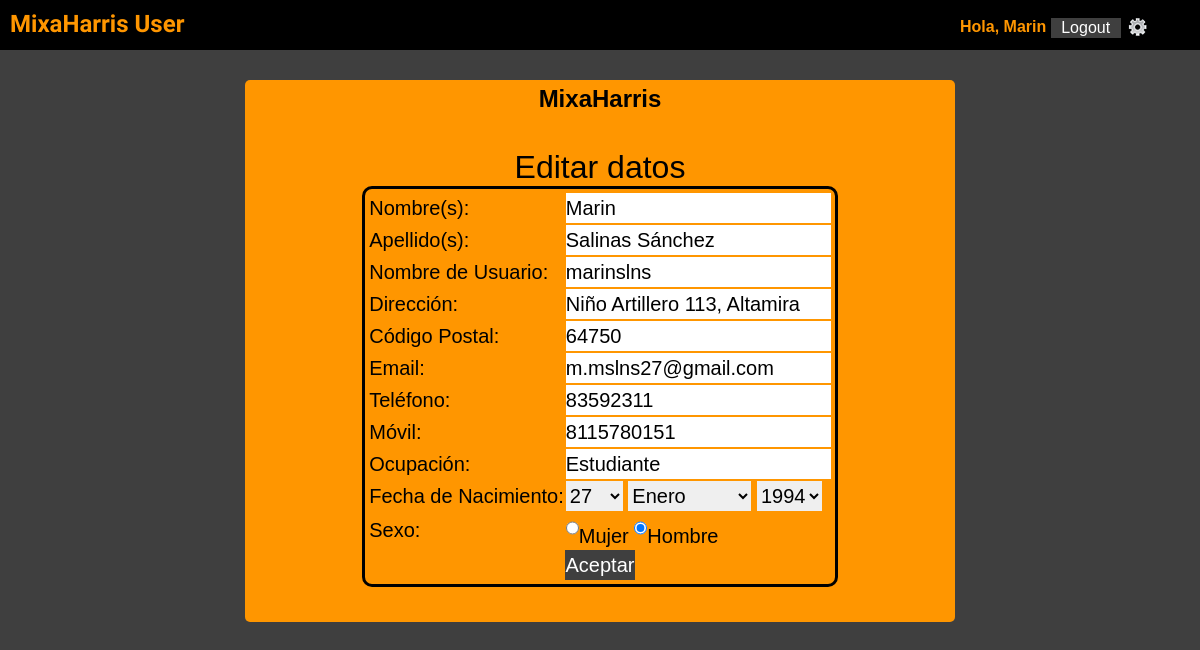
/formupdate/view/edit_clientes.php (signed in), run on an earlier commit of the app's database.
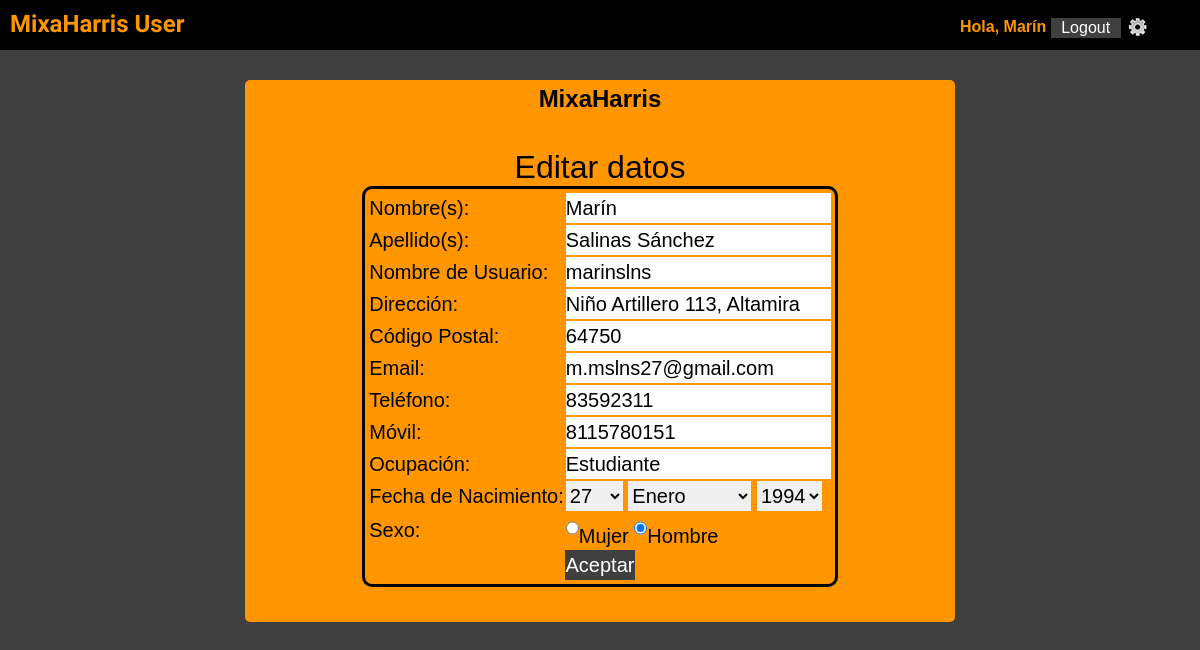
And on a later commit of the database.
### tables this page shows
CREATE TABLE IF NOT EXISTS `clientes` (
  `idclientes` int(11) NOT NULL AUTO_INCREMENT,
  `clientesNombre` varchar(45) NOT NULL,
  `clientesApellido` varchar(45) NOT NULL,
  `clientesDireccion` varchar(60) NOT NULL,
  `clientesCP` int(11) NOT NULL,
  `clientesEmail` varchar(45) NOT NULL,
  `clientesTelefono` bigint(20) NOT NULL,
  `clientesUsername` varchar(45) NOT NULL,
  `clientesPassword` varchar(45) NOT NULL,
  `clientesCelular` bigint(20) NOT NULL,
  `clientesOcupacion` varchar(45) NOT NULL,
  `clientesNacimiento` date NOT NULL,
  `clientesSexo` varchar(15) NOT NULL,
  `clientesPrivilegio` int(1) NOT NULL DEFAULT '1',
  PRIMARY KEY (`idclientes`),
  UNIQUE KEY `idclientes_UNIQUE` (`idclientes`),
  UNIQUE KEY `clientesUsername_UNIQUE` (`clientesUsername`)
);

### formupdate/lib/edit_lib.php (called while the page is built, shortened)
<?php
function selectClienteConID($idCliente)
{
	$sql= "SELECT *
	FROM  clientes WHERE idclientes = '$idCliente'";
	 	$cliente= null;
		$result= mysql_query($sql);
		while ($row=mysql_fetch_object($result)){
			$cliente= $row;
		}
		return $cliente;
}
?>

### formupdate/view/edit_clientes.php (the view, shortened to what this page needs)
<!DOCTYPE html>
<html lang='es'>
<head>
	<?php
	require_once("../lib/edit_lib.php");
	$idusr=$_SESSION['usuario']->idclientes;
	$usrModif = selectClienteConID($idusr);
	$usuario = $_SESSION['usuario'];
	?>
	<link rel='stylesheet' type='text/css' href = "../../lib/styleAdmin.css">
<body>
<div id='navegador'>
			<div id='homeLogo' onclick="location.href='../../main/store/home.php'">MixaHarris User</div>
				<div id='navAdmin'>
					Hola, <?php echo $usuario->clientesNombre;?>
					<form action='../../login/logout.php' id='blogout'>
						<input id='button' type='submit' value='Logout'>
					</form>
					<a class="Bca" href="../pagindex/userindex.php" title="Configurar datos personales">conf</a>
				 </div>
		</div>
<center><div id='menuModClientes'>
	<center><h2>MixaHarris</h2></center>
							<p class='hdm'>Editar datos</p>
	<table  id="tablaModCliente">
		<form name='editClientes' action="../action/save_clientesEdit.php" method='post' accept-charset='utf-8'>
			<tr><td>Nombre(s):</td><td>
				<input type='text' name='nombre' value=<?php echo "'".$usrModif->clientesNombre."'"; ?>/></td></tr>
			<tr><td>Apellido(s):</td><td>
				<input type='text' name='apellidos' value=<?php echo "'".$usrModif->clientesApellido."'"; ?>/></td></tr>
			<tr><td>Nombre de Usuario:</td><td>
				<input type='text' name='username' value=<?php echo "'".$usrModif->clientesUsername."'"; ?>/></td></tr>
			<tr><td>Direcci&oacute;n:</td><td>
				<input type='text' name='direccion' value=<?php echo "'".$usrModif->clientesDireccion."'";?>/></td></tr>
			<tr><td>C&oacute;digo Postal:</td><td>
				<input type='number' name='CP' value=<?php echo "'".$usrModif->clientesCP."'"; ?>/></td></tr>
			<tr><td>Email:</td><td>
				<input type='email' name='email' value=<?php echo "'".$usrModif->clientesEmail."'"; ?>/></td></tr>
			<tr><td>Tel&eacute;fono:</td><td>
				<input type='number' name='tel' value=<?php echo "'".$usrModif->clientesTelefono."'"; ?>/></td></tr>
			<tr><td>M&oacute;vil:</td><td>
				<input type='number' name='cel' value=<?php echo "'".$usrModif->clientesCelular."'"; ?>/></td></tr>
			<tr><td>Ocupaci&oacute;n:</td><td>
				<input type='text' name='ocupacion' value=<?php echo "'".$usrModif->clientesOcupacion."'";?>/></td></tr>
			<tr><td>Fecha de Nacimiento:</td>
				<td>
				<?php
				$nac =explode("-", $usrModif->clientesNacimiento);
				echo"<select name='dia'>\n";
				$meses= array("Enero","Febrero","Marzo","Abril","Mayo","Junio","Julio", "Agosto", "Septiembre", "Octubre", "Noviembre", "Diciembre");
				for ($i=1; $i <= 31; $i++) {
				if($i == $nac[2])
					echo"<option value='".$i."' selected>".$i."</option>\n";
				else
					echo"<option value='".$i."'>".$i."</option>\n";
				}
				echo"</select>\n";
				echo"<select name='mes'>\n";
				$i=1;
				foreach ($meses as $key => $mes) {
					if($i == $nac[1])
					{echo"<option value='".$i."' selected>".$mes."</option>\n"; $i++;}
					else{echo"<option value='".$i."'>".$mes."</option>\n"; $i++;}
				}
				echo"</select>\n";
				echo"<select name='anio'>\n";
				for ($i=date("Y"); $i>=1900; $i--) {
					if($i == $nac[0]){
						echo"<option value='".$i."' selected>".$i."</option>\n";}
					else{
						echo"<option value='".$i."'>".$i."</option>\n";}
				}
				echo"</select>\n";
				?>
				</td>
			</tr>
			<tr><td>Sexo:</td>
				<?php
				$sexo = $usrModif->clientesSexo;
				if($sexo == 'F'){
				echo "<td>"."<input type='radio' name='sexo' value='F' checked/>Mujer\n";
				echo "<input type='radio' name='sexo' value='M' />Hombre</td>\n";
				}else{
				echo "<td>"."<input type='radio' name='sexo' value='F'/>Mujer\n";
				echo "<input type='radio' name='sexo' value='M' checked/>Hombre</td>\n";
				}
				?>
			</tr>
			<tr><td colspan='2'><center><input id='button' type='submit'value='Aceptar'/</center></td></tr>
		</form>
	</table>
		</div></center>
</body>

What changed in the data, as far as the page shows it:
changed clientes "Salinas Sánchez": clientesNombre "Marin" → "Marín"; nombre "Marin" → "Marín"
